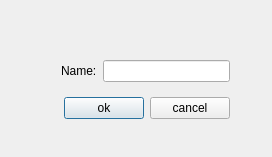
<?xml version="1.0" encoding="UTF-8"?>
<ui version="4.0">
 <class>Dialog</class>
 <widget class="QDialog" name="Dialog">
  <property name="geometry">
   <rect>
    <x>0</x>
    <y>0</y>
    <width>272</width>
    <height>157</height>
   </rect>
  </property>
  <property name="windowTitle">
   <string>Dialog</string>
  </property>
  <widget class="QWidget" name="">
   <property name="geometry">
    <rect>
     <x>50</x>
     <y>40</y>
     <width>191</width>
     <height>101</height>
    </rect>
   </property>
   <layout class="QVBoxLayout" name="verticalLayout">
    <item>
     <layout class="QHBoxLayout" name="horizontalLayout">
      <item>
       <widget class="QLabel" name="label">
        <property name="text">
         <string>Name:</string>
        </property>
        <property name="buddy">
         <cstring>lineEdit</cstring>
        </property>
       </widget>
      </item>
      <item>
       <widget class="QLineEdit" name="lineEdit"/>
      </item>
     </layout>
    </item>
    <item>
     <layout class="QHBoxLayout" name="horizontalLayout_2">
      <item>
       <spacer name="horizontalSpacer">
        <property name="orientation">
         <enum>Qt::Horizontal</enum>
        </property>
        <property name="sizeHint" stdset="0">
         <size>
          <width>40</width>
          <height>20</height>
         </size>
        </property>
       </spacer>
      </item>
      <item>
       <widget class="QPushButton" name="pushButton">
        <property name="text">
         <string>ok</string>
        </property>
       </widget>
      </item>
      <item>
       <widget class="QPushButton" name="pushButton_2">
        <property name="text">
         <string>cancel</string>
        </property>
       </widget>
      </item>
     </layout>
    </item>
   </layout>
  </widget>
 </widget>
 <layoutdefault spacing="6" margin="11"/>
 <tabstops>
  <tabstop>lineEdit</tabstop>
  <tabstop>pushButton</tabstop>
  <tabstop>pushButton_2</tabstop>
 </tabstops>
 <resources/>
 <connections>
  <connection>
   <sender>pushButton_2</sender>
   <signal>clicked()</signal>
   <receiver>Dialog</receiver>
   <slot>close()</slot>
   <hints>
    <hint type="sourcelabel">
     <x>221</x>
     <y>122</y>
    </hint>
    <hint type="destinationlabel">
     <x>245</x>
     <y>141</y>
    </hint>
   </hints>
  </connection>
  <connection>
   <sender>pushButton</sender>
   <signal>clicked()</signal>
   <receiver>Dialog</receiver>
   <slot>accept()</slot>
   <hints>
    <hint type="sourcelabel">
     <x>85</x>
     <y>120</y>
    </hint>
    <hint type="destinationlabel">
     <x>59</x>
     <y>133</y>
    </hint>
   </hints>
  </connection>
 </connections>
</ui>
